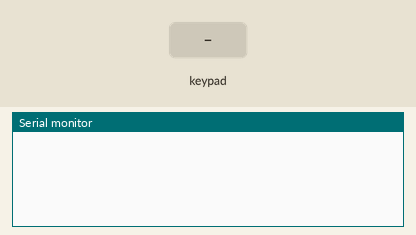
A sketch run on a simulated Arduino Uno, built with avr-gcc and run on an emulated ATmega328P. Parts: the last lines printed to the serial monitor. The inputs (shaded band) are chosen by the test bench.

Above: at 1.2 s.
1.3 s: key '1' pressed
At 2.4 s:
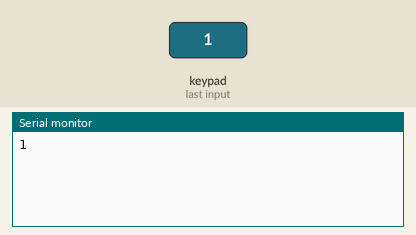
2.8 s: keypad keys 5 4 3 2 # pressed 0.4 s apart
At 5.9 s:
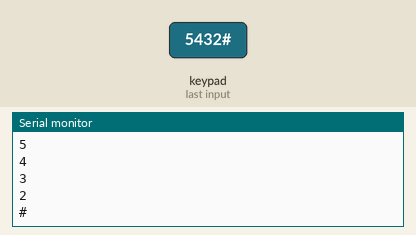
6.3 s: key 'A' pressed
At 7.3 s:
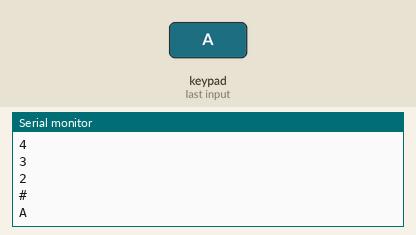
7.8 s: keypad keys 5 4 3 2 * pressed 0.4 s apart
At 10.8 s:
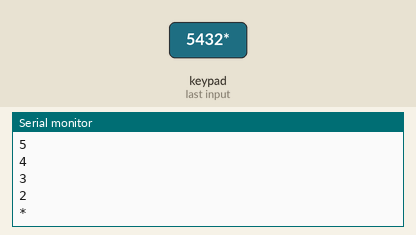
11.3 s: key 'B' pressed
At 12.2 s:
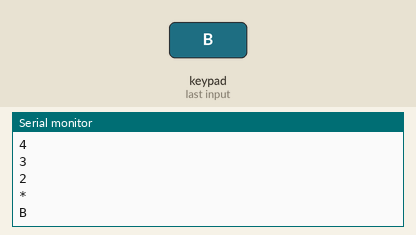
12.8 s: keypad keys 5 4 3 2 D pressed 0.4 s apart
At 15.7 s:
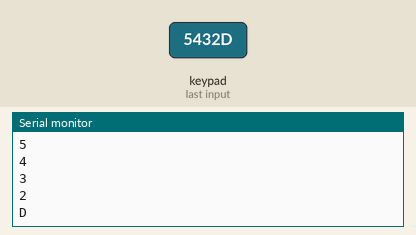
Timing chart, 0 to 17.2 s (numbered marks = the images above; inputs shaded):
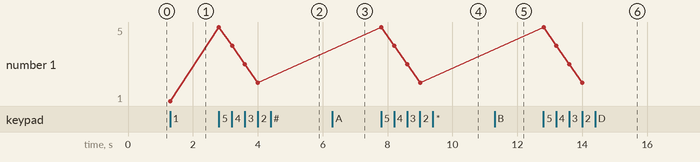

The sketch:

Day_11_testing_buttons.ino
```cpp
#include "Arduino.h"
#include <Keypad.h>

const byte ROWS = 4;
const byte COLS = 4;

const byte ROW_PINS[ROWS] = { 5, 4, 3, 2 };
const byte COL_PINS[COLS] = { 6, 7, 8, 9 };

const char BUTTONS[ROWS][COLS] = {
  { '1', '2', '3', 'A' },  // Row 0
  { '4', '5', '6', 'B' },  // Row 1
  { '7', '8', '9', 'C' },  // Row 2
  { '*', '0', '#', 'D' }   // Row 3
};

Keypad heroKeypad = Keypad(makeKeymap(BUTTONS), ROW_PINS, COL_PINS, ROWS, COLS);

void setup() {
  // put your setup code here, to run once:
  Serial.begin(9600);
}

void loop() {
  // put your main code here, to run repeatedly:
  char pressedButton = heroKeypad.waitForKey();
  Serial.println(pressedButton);
}
```

Measured:
- after the input at 1.3 s, the serial monitor: prints a new line at once (image 1)
- after the input at 2.8 s, the serial monitor: prints a new line at once (image 2)
- after the input at 6.3 s, the serial monitor: prints a new line at once (image 3)
- after the input at 7.8 s, the serial monitor: prints a new line at once (image 4)
- after the input at 11.3 s, the serial monitor: prints a new line at once (image 5)
- after the input at 12.8 s, the serial monitor: prints a new line at once (image 6)
- plotted number 1: 1 → 2 after the input at 2.8 s
